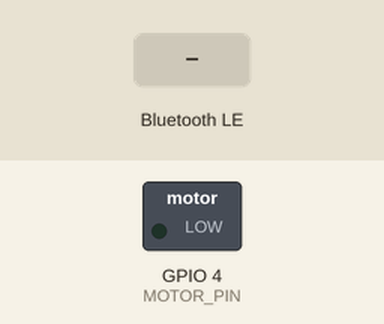
Recording of a sketch running on a simulated ESP32. On the bench: switched loads named in the sketch (green lamp = pin HIGH). Inputs (shaded band) come from the test bench. Nothing arrives over Bluetooth unless stated; a phone connects over Bluetooth LE 3 s after start; what the sketch prints to the serial monitor is not drawn.

Above: at 1.2 s.
1.3 s: Bluetooth LE write "1" received
Timing chart, 0 to 4.6 s (numbered marks = the images above; inputs shaded):
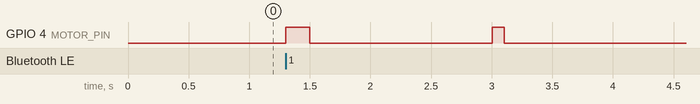

The sketch:

firmware_esp32.ino
```cpp
#include <BLEDevice.h>
#include <BLEUtils.h>
#include <BLEServer.h>

const int MOTOR_PIN = 4;
bool deviceConnected = false;

#define SERVICE_UUID        "4fafc201-1fb5-459e-8fcc-c5c9c331914b"
#define CHARACTERISTIC_UUID "beb5483e-36e1-4688-b7f5-ea07361b26a8"

// เพิ่ม Class เช็คการเชื่อมต่อ (สำคัญมาก จะได้รู้ว่าต่อติดจริงไหม)
class MyServerCallbacks: public BLEServerCallbacks {
    void onConnect(BLEServer* pServer) {
      deviceConnected = true;
      Serial.println(">>> CONNECTED: มือถือเชื่อมต่อเข้ามาแล้ว!");
      // สั่นเตือน 1 ครั้งเมื่อต่อติด
      digitalWrite(MOTOR_PIN, HIGH); delay(100); digitalWrite(MOTOR_PIN, LOW);
    };

    void onDisconnect(BLEServer* pServer) {
      deviceConnected = false;
      Serial.println(">>> DISCONNECTED: มือถือหลุด");
      BLEDevice::startAdvertising(); // ให้ต่อใหม่ได้ทันที
    }
};

class MyCallbacks: public BLECharacteristicCallbacks {
    void onWrite(BLECharacteristic *pCharacteristic) {
      String value = pCharacteristic->getValue();

      if (value.length() > 0) {
        // ปริ้นค่าที่ได้รับออกมาดู
        Serial.print("Received: ");
        Serial.println(value[0]);

        if (value[0] == '1') {
          Serial.println("Vibrating!");
          digitalWrite(MOTOR_PIN, HIGH);
          delay(200);
          digitalWrite(MOTOR_PIN, LOW);
        }
      }
    }
};

void setup() {
  Serial.begin(115200);
  pinMode(MOTOR_PIN, OUTPUT);
  digitalWrite(MOTOR_PIN, LOW);

  // **** ชื่ออุปกรณ์ (เช็คให้ชัวร์ว่าเป็น Vibe_Right) ****
  BLEDevice::init("Vibe_Right");

  BLEServer *pServer = BLEDevice::createServer();

  // เพิ่มบรรทัดนี้เพื่อเช็ค onConnect
  pServer->setCallbacks(new MyServerCallbacks());

  BLEService *pService = pServer->createService(SERVICE_UUID);

  // **** แก้ไขตรงนี้: เพิ่ม PROPERTY_WRITE_NR ****
  BLECharacteristic *pCharacteristic = pService->createCharacteristic(
                                         CHARACTERISTIC_UUID,
                                         BLECharacteristic::PROPERTY_READ |
                                         BLECharacteristic::PROPERTY_WRITE |
                                         BLECharacteristic::PROPERTY_WRITE_NR
                                       );

  pCharacteristic->setCallbacks(new MyCallbacks());
  pService->start();

  BLEAdvertising *pAdvertising = BLEDevice::getAdvertising();
  pAdvertising->addServiceUUID(SERVICE_UUID);
  pAdvertising->setScanResponse(true);
  BLEDevice::startAdvertising();
  Serial.println("Waiting for App... (Vibe_Right)");
}

void loop() {
  delay(1000);
}
```
